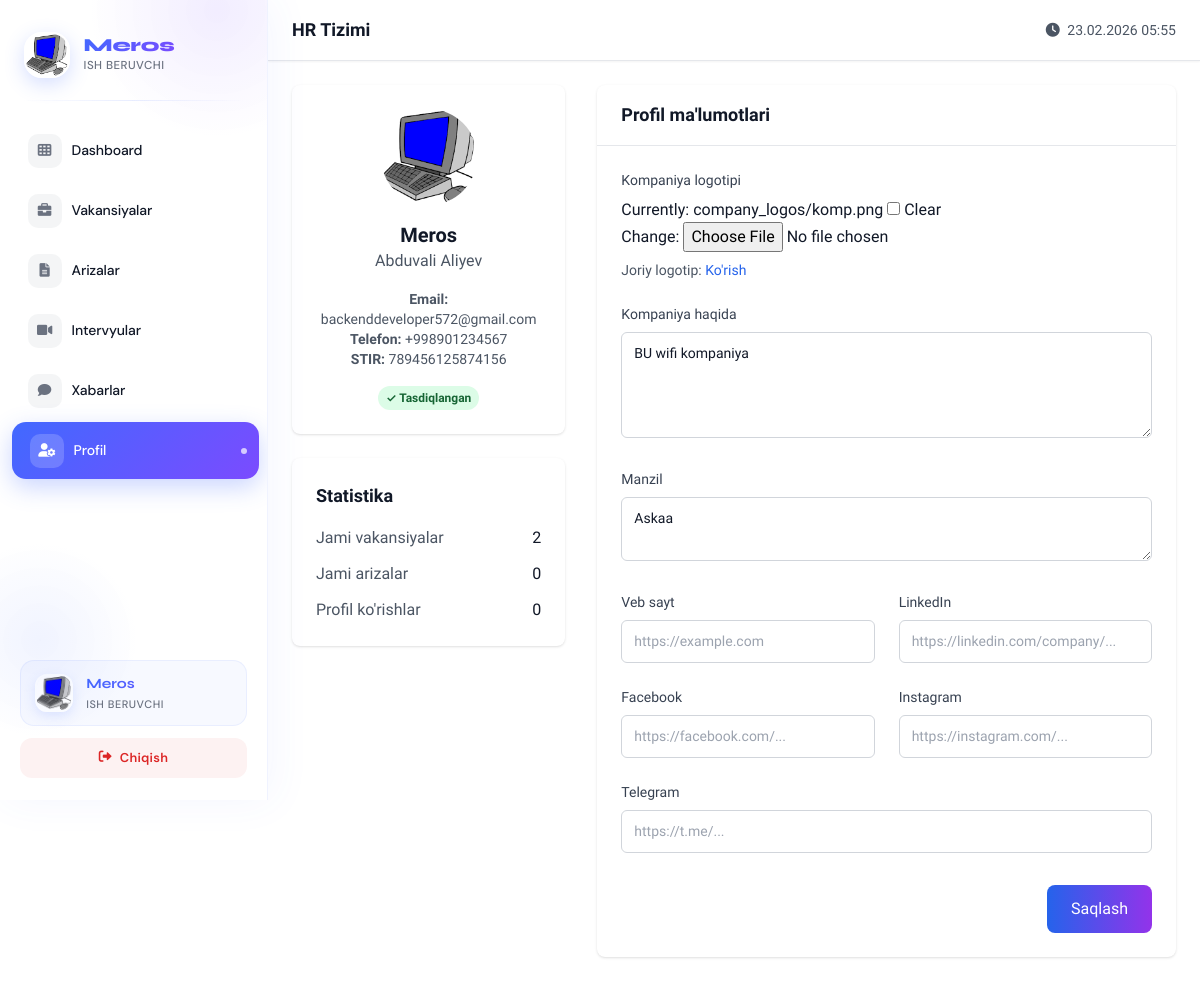
Page /employer/profile/ (signed in) on the earlier database version.
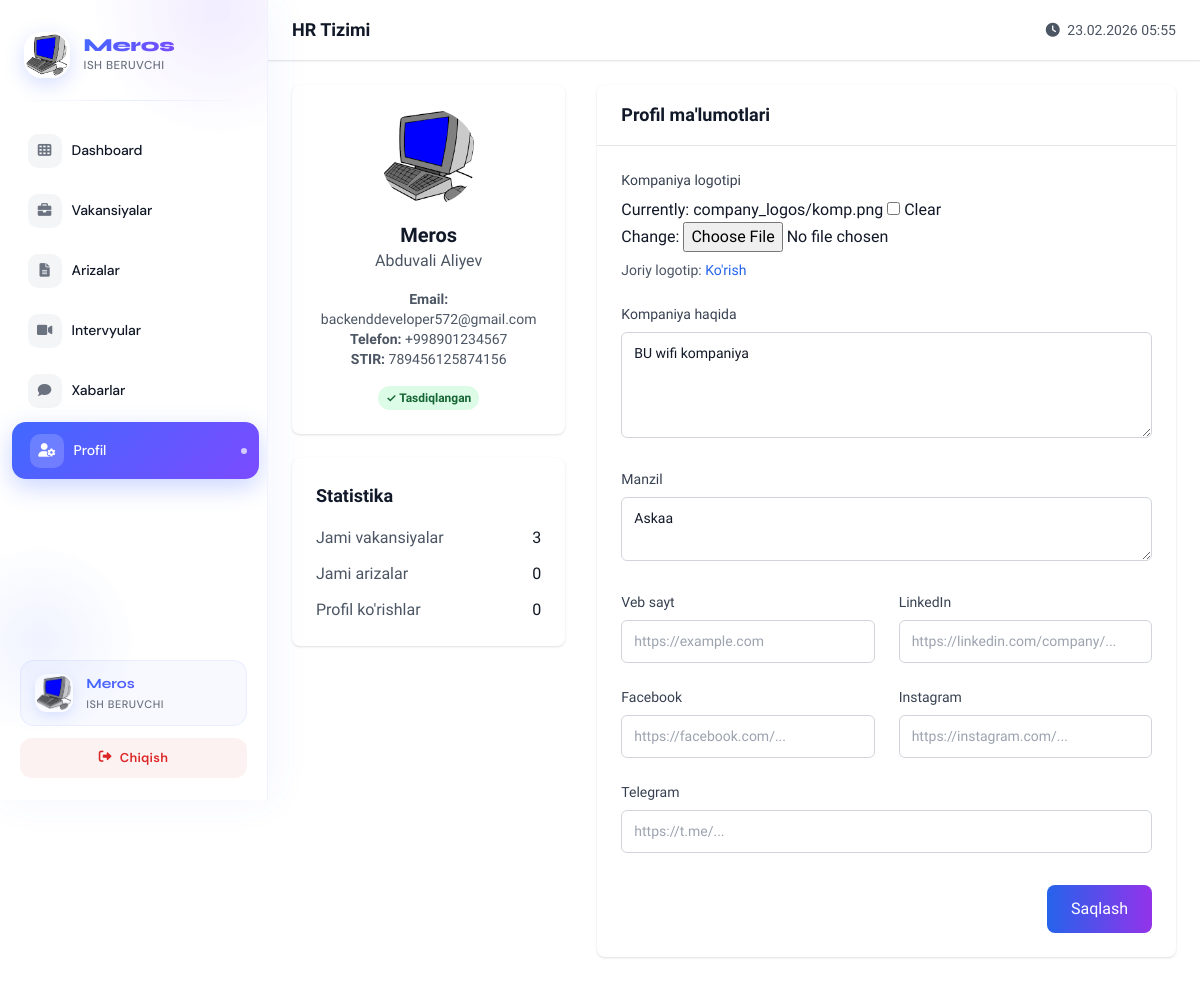
Same page on the later database version.
### hr_bolim/models.py (models this page shows, shortened)
class CompanyProfile(models.Model):
    company = models.OneToOneField(Company, on_delete=models.CASCADE, related_name='profile')
    logo = models.ImageField(upload_to='company_logos/', blank=True, null=True)
    description = models.TextField()
    address = models.TextField()
    website = models.URLField(blank=True, null=True)
    facebook = models.URLField(blank=True, null=True)
    linkedin = models.URLField(blank=True, null=True)
    instagram = models.URLField(blank=True, null=True)
    telegram = models.URLField(blank=True, null=True)
    total_jobs_posted = models.PositiveIntegerField(default=0)
    total_applications = models.PositiveIntegerField(default=0)
    profile_views = models.PositiveIntegerField(default=0)
    created_at = models.DateTimeField(auto_now_add=True)
    updated_at = models.DateTimeField(auto_now=True)

### hr_bolim/views.py (the view)
# urls.py: path('employer/profile/', employer_profile, name='employer_profile'),
@login_required
@employer_required
def employer_profile(request):
    try:
        company = Company.objects.get(user=request.user)
        profile = CompanyProfile.objects.get(company=company)
    except Company.DoesNotExist:
        return redirect('employer_register')
    except CompanyProfile.DoesNotExist:
        profile = CompanyProfile.objects.create(company=company)
    if request.method == 'POST':
        form = CompanyProfileForm(request.POST, request.FILES, instance=profile)
        if form.is_valid():
            form.save()
            messages.success(request, "Profil muvaffaqiyatli yangilandi!")
            return redirect('employer_profile')
    else:
        form = CompanyProfileForm(instance=profile)
    context = {
        'company': company,
        'profile': profile,
        'form': form,
    }
    return render(request, 'hr_bolim/employer/profile.html', context)

### hr_bolim/forms.py
class CompanyProfileForm(forms.ModelForm):
    class Meta:
        model = CompanyProfile
        fields = ['logo', 'description', 'address', 'website', 'facebook', 'linkedin', 'instagram', 'telegram']
        widgets = {
            'description': forms.Textarea(attrs={'class': 'form-input', 'rows': 4, 'placeholder': 'Kompaniya haqida qisqacha...'}),
            'address': forms.Textarea(attrs={'class': 'form-input', 'rows': 2, 'placeholder': 'Manzil'}),
            'website': forms.URLInput(attrs={'class': 'form-input', 'placeholder': 'https://example.com'}),
            'facebook': forms.URLInput(attrs={'class': 'form-input', 'placeholder': 'https://facebook.com/...'}),
            'linkedin': forms.URLInput(attrs={'class': 'form-input', 'placeholder': 'https://linkedin.com/company/...'}),
            'instagram': forms.URLInput(attrs={'class': 'form-input', 'placeholder': 'https://instagram.com/...'}),
            'telegram': forms.URLInput(attrs={'class': 'form-input', 'placeholder': 'https://t.me/...'}),
        }

### hr_bolim/templates/hr_bolim/employer/profile.html (shortened to what the changed rows need)
{% extends 'hr_bolim/base_with_sidebar.html' %}
{% load static %}
{% block employer_content %}
<div>
        <div class="grid grid-cols-1 lg:grid-cols-3 gap-8">
            <div class="lg:col-span-1">
                <div class="bg-white rounded-lg shadow p-6">
                    <div class="text-center">
                        {% if profile.logo %}
                            <img src="{{ profile.logo.url }}" alt="{{ company.company_name }}" class="w-24 h-24 rounded-full mx-auto mb-4 object-cover">
                        {% endif %}
                        <h2 class="text-xl font-bold text-gray-900">{{ company.company_name }}</h2>
                        <p class="text-gray-600">{{ company.responsible_person }}</p>
                        <div class="mt-4 text-sm text-gray-600">
                            <p><strong>Email:</strong> {{ company.email }}</p>
                            <p><strong>Telefon:</strong> {{ company.phone }}</p>
                            <p><strong>STIR:</strong> {{ company.stir }}</p>
                        </div>
                        <div class="mt-4">
                            <span class="inline-flex px-2 py-1 text-xs font-semibold rounded-full
                                {% if company.is_verified %}bg-green-100 text-green-800
                                {% else %}bg-yellow-100 text-yellow-800{% endif %}">
                            </span>
                        </div>
                    </div>
                </div>
                <div class="bg-white rounded-lg shadow p-6 mt-6">
                    <div class="space-y-3">
                        <div class="flex justify-between">
                            <span class="text-gray-600">Jami vakansiyalar</span>
                            <span class="font-medium">{{ profile.total_jobs_posted }}</span>
                        </div>
                        <div class="flex justify-between">
                            <span class="text-gray-600">Jami arizalar</span>
                            <span class="font-medium">{{ profile.total_applications }}</span>
                        </div>
                        <div class="flex justify-between">
                            <span class="text-gray-600">Profil ko'rishlar</span>
                            <span class="font-medium">{{ profile.profile_views }}</span>
                        </div>
                    </div>
                </div>
            </div>
            <div class="lg:col-span-2">
                <div class="bg-white rounded-lg shadow">
                    <div class="p-6">
                        <form method="post" enctype="multipart/form-data">
                            <div class="grid grid-cols-1 md:grid-cols-2 gap-6">
                                <div class="md:col-span-2">
                                    <label class="block text-sm font-medium text-gray-700 mb-2">
                                        Kompaniya logotipi
                                    </label>
                                    {{ form.logo }}
                                    {% if profile.logo %}
                                        <p class="mt-2 text-sm text-gray-600">
                                            Joriy logotip: <a href="{{ profile.logo.url }}" target="_blank" class="text-blue-600 hover:text-blue-800">Ko'rish</a>
                                        </p>
                                    {% endif %}
                                </div>
                                <div class="md:col-span-2">
                                    <label class="block text-sm font-medium text-gray-700 mb-2">
                                        Kompaniya haqida
                                    </label>
                                    {{ form.description }}
                                </div>
                                <div class="md:col-span-2">
                                    <label class="block text-sm font-medium text-gray-700 mb-2">
                                        Manzil
                                    </label>
                                    {{ form.address }}
                                </div>
                                <div>
                                    <label class="block text-sm font-medium text-gray-700 mb-2">
                                        Veb sayt
                                    </label>
                                    {{ form.website }}
                                </div>
                                <div>
                                    <label class="block text-sm font-medium text-gray-700 mb-2">
                                        LinkedIn
                                    </label>
                                    {{ form.linkedin }}
                                </div>
                                <div>
                                    <label class="block text-sm font-medium text-gray-700 mb-2">
                                        Facebook
                                    </label>
                                    {{ form.facebook }}
                                </div>
                                <div>
                                    <label class="block text-sm font-medium text-gray-700 mb-2">
                                        Instagram
                                    </label>
                                    {{ form.instagram }}
                                </div>
                                <div class="md:col-span-2">
                                    <label class="block text-sm font-medium text-gray-700 mb-2">
                                        Telegram
                                    </label>
                                    {{ form.telegram }}
                                </div>
                            </div>
                        </form>
                    </div>
                </div>
            </div>
        </div>
</div>
{% endblock employer_content %}

Differences in the rows shown:
changed CompanyProfile "BU wifi kompaniya": total_jobs_posted "2" → "3"
